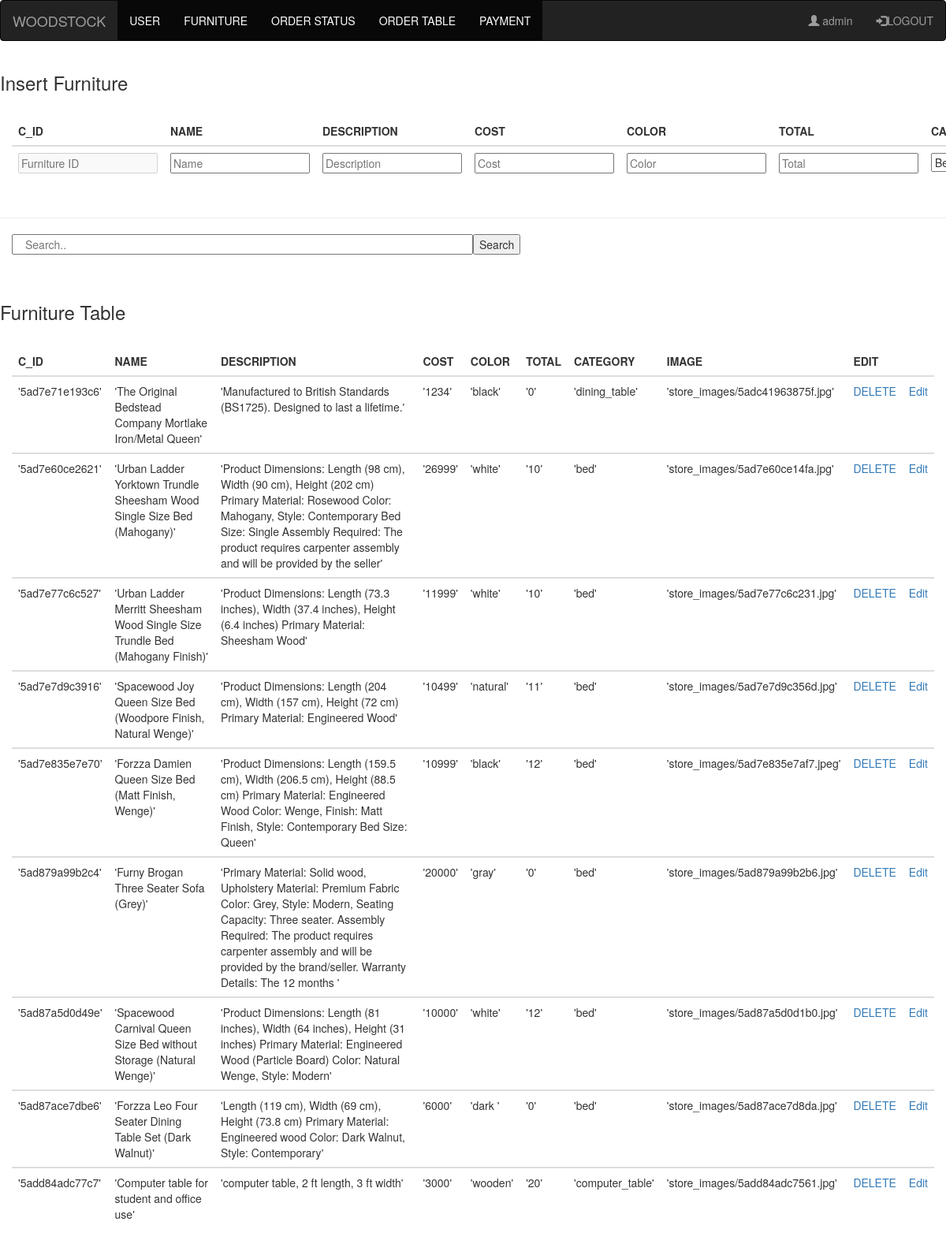
The app's page /admin_furniture.php (signed in) with its own data.
### tables this page shows
CREATE TABLE `furniture` (
  `c_id` varchar(100) NOT NULL,
  `name` varchar(100) NOT NULL,
  `description` varchar(2000) NOT NULL,
  `cost` int(11) NOT NULL,
  `color` varchar(10) NOT NULL,
  `total` int(100) NOT NULL,
  `category` varchar(100) NOT NULL,
  `image` varchar(100) NOT NULL
);

### admin_furniture.php (the view, shortened to what this page needs)
<?php
include("admin_navbar.php");
 ?>
 <!DOCTYPE html>
 <html lang="en">
 <head>
 </head>
 <body>
 	<div style="overflow-x: auto;">
 		<h3>Insert Furniture</h3>
      <br>
        <div class="container-fluid" >
          <table class="table">
          <thead>
            <tr>
              <th>C_ID</th>
              <th>NAME</th>
              <th>DESCRIPTION</th>
              <th>COST</th>
              <th>COLOR</th>
              <th>TOTAL</th>
              <th>CATEGORY</th>
            </tr>
          </thead>
          <tbody>
            <form action="admin_furniture.php" method="POST" enctype="multipart/form-data">
            <tr>
              <td><input type="text" name="mid" id="mid" placeholder="Furniture ID" disabled=""></td>
              <td><input type="text" name="mname" id="mname" placeholder="Name"></td>
              <td><input type="text" name="description" id="description" placeholder="Description"></td>
              <td><input type="text" name="cost" id="cost" placeholder="Cost"></td>
              <td><input type="text" name="exp_date" id="exp_date" placeholder="Color"></td>
              <td><input type="number" name="mfg_date" id="mfg_date" placeholder="Total"></td>
              <td><select name="composition">
                <option value="bed">Bed</option>
              </select></td>
            </tr>
            </form>
          </tbody>
        </table>
        </div>
 	</div>
 	<hr>
  <div class="container-fluid" style="overflow-x: auto;">
    <form action="admin_furniture.php" method="GET">
      <input type="text" name="search" placeholder="Search.." class="col-md-6">
      <button>Search</button>
    </form>
    <br>
    <div class="container-fluid">
    </div>
  </div>
 	<div style="overflow-x: auto;">
 		<h3>Furniture Table</h3>
      <br>
      <div class="container-fluid" >
        <table class="table">
          <thead>
            <tr>
              <th>C_ID</th>
              <th>NAME</th>
              <th>DESCRIPTION</th>
              <th>COST</th>
              <th>COLOR</th>
              <th>TOTAL</th>
              <th>CATEGORY</th>
              <th>IMAGE</th>
              <th colspan="2">EDIT</th>
            </tr>
          </thead>
          <?php
            $sltmed = "SELECT * FROM furniture";
            $result2 = mysqli_query($localconnect,$sltmed);
            while ($row2 = mysqli_fetch_array($result2))
            {
              echo "<tbody>";
              echo "<tr>";
              echo "<td>'".$row2["c_id"]."'</td>";
              echo "<td>'".$row2["name"]."'</td>";
              echo "<td>'".$row2["description"]."'</td>";
              echo "<td>'".$row2["cost"]."'</td>";
              echo "<td>'".$row2["color"]."'</td>";
              echo "<td>'".$row2["total"]."'</td>";
              echo "<td>'".$row2["category"]."'</td>";
              echo "<td>'".$row2["image"]."'</td>";
              echo "<td><a href='admin_furniture.php?dfun=".$row2["c_id"]."'>DELETE</a></td>";
              echo "<td><a href='admin_furniture.php?efun=".$row2["c_id"]."'>Edit</a></td>";
              echo "</tr>";
              echo "</tbody>";
            }
           ?>
        </table>
      </div>
    </div>
 </body>
 </html>

### admin_navbar.php (shortened to what this page needs)
<?php
if (isset($_SESSION["admin"]))
{
?>
<!DOCTYPE html>
<html lang="en">
<head>
  <link rel="stylesheet" href="https://maxcdn.bootstrapcdn.com/bootstrap/3.3.7/css/bootstrap.min.css">
</head>
<body>
<nav class="navbar navbar-inverse">
  <div class="container-fluid">
    <div class="navbar-header">
      <a class="navbar-brand" href="#">WOODSTOCK</a>
    </div>
    <ul class="nav navbar-nav">
      <li class="active"><a href="admin_manage.php">USER</a></li>
      <li class="active"><a href="admin_furniture.php">FURNITURE</a></li>
      <li class="active"><a href="order_status.php">ORDER STATUS</a></li>
      <li class="active"><a href="admin_order.php">ORDER TABLE</a></li>
      <li class="active"><a href="admin_status.php">PAYMENT</a></li>
    </ul>
    <ul class="nav navbar-nav navbar-right">
      <li><a href="#"><span class="glyphicon glyphicon-user"></span> <?php echo $_SESSION["admin"]; ?></a></li>
      <li><a href="logout.php"><span class="glyphicon glyphicon-log-in"></span>LOGOUT </a></li>
    </ul>
  </div>
</nav>
</body>
</html>
<?php
}
else
{
	echo "<script>alert('please login')</script>";
	echo "<script>window.location.href='index.php'</script>";
}
 ?>

### records on screen
furniture: c_id "5ad7e71e193c6", name "The Original Bedstead Company Mortlake Iron/Metal Queen", description "Manufactured to British Standards (BS1725). Designed to last a lifetime.", cost "1234", color "black", total "0", category "dining_table", image "store_images/5adc41963875f.jpg"
furniture: c_id "5ad7e60ce2621", name "Urban Ladder Yorktown Trundle Sheesham Wood Single Size Bed (Mahogany)", description "Product Dimensions: Length (98 cm), Width (90 cm), Height (202 cm) Primary Material: Rosewood Color: Mahogany, Style: Contemporary Bed Size: Single Assembly Required: The product requires carpenter assembly and will be provided by the seller", cost "26999", color "white", total "10", category "bed", image "store_images/5ad7e60ce14fa.jpg"
furniture: c_id "5ad7e77c6c527", name "Urban Ladder Merritt Sheesham Wood Single Size Trundle Bed (Mahogany Finish)", description "Product Dimensions: Length (73.3 inches), Width (37.4 inches), Height (6.4 inches) Primary Material: Sheesham Wood", cost "11999", color "white", total "10", category "bed", image "store_images/5ad7e77c6c231.jpg"
furniture: c_id "5ad7e7d9c3916", name "Spacewood Joy Queen Size Bed (Woodpore Finish, Natural Wenge)", description "Product Dimensions: Length (204 cm), Width (157 cm), Height (72 cm) Primary Material: Engineered Wood", cost "10499", color "natural", total "11", category "bed", image "store_images/5ad7e7d9c356d.jpg"
furniture: c_id "5ad7e835e7e70", name "Forzza Damien Queen Size Bed (Matt Finish, Wenge)", description "Product Dimensions: Length (159.5 cm), Width (206.5 cm), Height (88.5 cm) Primary Material: Engineered Wood Color: Wenge, Finish: Matt Finish, Style: Contemporary Bed Size: Queen", cost "10999", color "black", total "12", category "bed", image "store_images/5ad7e835e7af7.jpeg"
furniture: c_id "5ad879a99b2c4", name "Furny Brogan Three Seater Sofa (Grey)", description "Primary Material: Solid wood, Upholstery Material: Premium Fabric Color: Grey, Style: Modern, Seating Capacity: Three seater. Assembly Required: The product requires carpenter assembly and will be provided by the brand/seller. Warranty Details: The 12 months", cost "20000", color "gray", total "0", category "bed", image "store_images/5ad879a99b2b6.jpg"
furniture: c_id "5ad87a5d0d49e", name "Spacewood Carnival Queen Size Bed without Storage (Natural Wenge)", description "Product Dimensions: Length (81 inches), Width (64 inches), Height (31 inches) Primary Material: Engineered Wood (Particle Board) Color: Natural Wenge, Style: Modern", cost "10000", color "white", total "12", category "bed", image "store_images/5ad87a5d0d1b0.jpg"
furniture: c_id "5ad87ace7dbe6", name "Forzza Leo Four Seater Dining Table Set (Dark Walnut)", description "Length (119 cm), Width (69 cm), Height (73.8 cm) Primary Material: Engineered wood Color: Dark Walnut, Style: Contemporary", cost "6000", color "dark", total "0", category "bed", image "store_images/5ad87ace7d8da.jpg"
furniture: c_id "5add84adc77c7", name "Computer table for student and office use", description "computer table, 2 ft length, 3 ft width", cost "3000", color "wooden", total "20", category "computer_table", image "store_images/5add84adc7561.jpg"

### other values on screen
$_SESSION["admin"] "admin"
